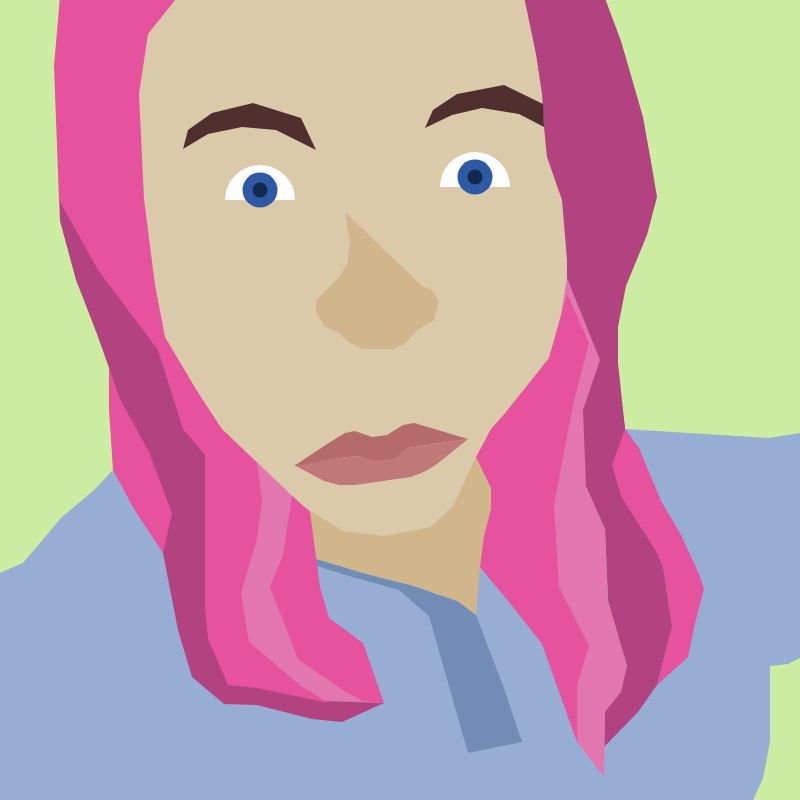
Frame 1 (no input)
Frame 60 (no input): identical to frame 1, image omitted
Frame 120 (the mouse pressed at the canvas centre since frame 60): identical to frame 1, image omitted

The p5.js sketch that drew this single still picture (run headless with seeded random() and noise() and a simulated clock; from frame 60 on, the mouse is pressed at the canvas centre):

// p5.js sketch
// ── sketch.js
// Marie Fabozzi
// IGME-609 Project 1
// Self-Portrait
// January 31, 2019

// declare global for setup and draw
var canvasSize;

function setup() {
//Create size of canvas
  canvasSize = 800;
  createCanvas(canvasSize, canvasSize);
  
}

function draw() {
  background(204,237,161); //green bg color
  
  //darker skintone neck
  noStroke();
  fill(209,182,139); //darker skintone
  beginShape();
  vertex(316,500);
  vertex(353,525);
  vertex(406,520);
  vertex(473,446);
  vertex(502,474);
  vertex(483,632);
  vertex(419,613);
  vertex(308,569);
  vertex(273,541);
  endShape(CLOSE);
  
    //light blue scrub
  noStroke();
  fill(152,173,211); //light blue scrub color
  beginShape();
  vertex(-17,580);
  vertex(23,563);
  vertex(61,518);
  vertex(94,490);
  vertex(113,470);
  vertex(140,391);
  vertex(166,473);
  vertex(283,541);
  vertex(316,559);
  vertex(358,572);
  vertex(410,585);
  vertex(457,601);
  vertex(476,615);
  vertex(480,567);
  vertex(619,489);
  vertex(625,429);
  vertex(769,438);
  vertex(807,432);
  vertex(851,632);
  vertex(788,664);
  vertex(770,666);
  vertex(770,742);
  vertex(763,778);
  vertex(751,805);
  vertex(766,815);
  vertex(-17,815);
  endShape(CLOSE);
 
  //left pink hair light tone
  fill(226,119,175); //pink hair light tone color
  beginShape();
  vertex(230,423);
  //skipped 3 points if it doesn't work
  vertex(313,507);
  vertex(294,527);
  vertex(283,555);
  vertex(279,587);
  vertex(285,617);  
  vertex(302,646);    
  vertex(324,666);    
  vertex(353,690);    
  vertex(384,703);
  vertex(325,701);
  vertex(292,681);
  vertex(243,676);
  vertex(205,606);
  vertex(199,517);
  endShape(CLOSE);  
  
//face
  noStroke();
  fill(219,202,170); //light skintone
  beginShape();
  vertex(140,-15);
  vertex(133,2);
  vertex(136,193);
  vertex(154,327);
  vertex(222,429);
  vertex(304,507);
  vertex(343,531);
  vertex(384,536);
  vertex(431,527);
  vertex(453,506);
  vertex(476,457);
  vertex(515,423);
  vertex(562,359);
  vertex(581,254);
  vertex(592,202);
  vertex(536,-10);
  vertex(140,-15);
  endShape(CLOSE);
  
  
  //darker blue scrub detail
  noStroke();
  fill(113,141,181); //dark blue scrub color
  beginShape();
  vertex(286,545);
  vertex(316,559);
  vertex(366,574);
  vertex(401,583);
  vertex(410,585);
  vertex(457,601);
  vertex(476,615);
  vertex(505,691);
  vertex(522,742);
  vertex(468,753);
  vertex(429,616);
  vertex(399,590);
  vertex(342,574);
  vertex(283,555);
  endShape(CLOSE);
  
  //left pink hair midtone LEFT CHUNK
  fill(230,82,157); //pink midtone color
  beginShape();
  vertex(109,368);
  vertex(140,391);
  vertex(214,566);
  vertex(163,553);
  vertex(134,509);
  vertex(113,470);
  vertex(109,410);  
  endShape(CLOSE);    
    
  //left pink hair dark tone
  fill(179,66,128); //pink dark color
  beginShape();
  vertex(59,195);
  vertex(110,267);
  vertex(197,391);
  vertex(230,448);  
  vertex(209,587);
  vertex(205,606); //
  vertex(243,676); //
  vertex(292,681); //
  vertex(325,701); //
  vertex(384,703); //
  vertex(342,722); //
  vertex(312,719); //
  vertex(257,705); //
  vertex(224,704); //
  vertex(192,677); //
  vertex(178,630); //
  vertex(163,553); //
  vertex(172,513);
  vertex(149,452);
  vertex(120,399);
  vertex(97,334);
  vertex(76,280);
  vertex(60,221);
  endShape(CLOSE);
  
  //left pink hair midtone RIGHT CHUNK
  fill(230,82,157);
  beginShape();
  vertex(292,496);
  vertex(310,512);
  vertex(320,587);
  vertex(329,618);
  vertex(363,643);
  vertex(384,703);
  vertex(363,701);
  vertex(344,691);
  vertex(298,659);
  vertex(270,587);
  vertex(283,555);
  endShape(CLOSE);
  
  //left pink hair midtone RIGHT CHUNK
  fill(230,82,157); //pink midtone color
  beginShape();
  vertex(61,-15);
  vertex(187,-15);
  vertex(148,34);
  vertex(139,94);
  vertex(144,199);
  vertex(155,285);
  vertex(165,337);  
  vertex(197,391);
  vertex(222,429);  
  vertex(257,463);  
  vertex(262,500);  
  vertex(257,539);
  vertex(241,592);  
  vertex(249,642);  
  vertex(302,687);  
  vertex(329,703);
  vertex(257,688);  
  vertex(228,685);
  vertex(208,639);  
  vertex(205,606);  
  vertex(205,566);  
  vertex(205,455);  
  vertex(183,429);  
  vertex(158,350);  
  vertex(98,270);  
  vertex(59,200);  
  vertex(54,66);  
  endShape(CLOSE);  

  
  //right pink hair midtone RIGHT CHUNK
  fill(230,82,157);
  beginShape();
  vertex(567,278);
  vertex(588,334);
  vertex(620,395);  
  vertex(625,429);
  vertex(639,448);
  vertex(661,501);
  vertex(680,533);
  vertex(699,574);
  vertex(704,589);
  vertex(695,623);
  vertex(688,657);  
  vertex(657,685);
  vertex(672,626);
  vertex(663,567);
  vertex(605,481);
  vertex(556,386);
  vertex(550,353);
  vertex(561,333);
  vertex(567,294);
  endShape(CLOSE);
  
  //right pink hair dark tone BOTTOM CHUNK
  fill(179,66,128); //pink dark color
  beginShape();
  vertex(618,363);
  vertex(625,429);
  vertex(612,465); 
  vertex(621,496);
  vertex(657,553);
  vertex(663,567);
  vertex(672,626);
  vertex(657,685);
  vertex(638,712);
  vertex(604,747);
  vertex(605,712);  
  vertex(627,666);
  vertex(608,601);
  vertex(605,529);
  vertex(586,487);
  vertex(541,410);
  vertex(528,386);
  vertex(538,375);
  vertex(550,360);
  vertex(556,343);
  endShape(CLOSE);
  
  //right pink hair dark tone TOP CHUNK
  fill(179,66,128); //pink dark color
  beginShape();
  vertex(523,-8);
  vertex(600,-15);
  vertex(621,41);  
  vertex(643,117);
  vertex(653,173);
  vertex(657,197);
  vertex(647,235);
  vertex(626,286);
  vertex(618,327);
  vertex(618,374);
  vertex(625,429);  
  vertex(572,350);
  vertex(567,294);
  vertex(567,260);
  vertex(562,200);
  vertex(547,157);
  vertex(544,127);
  vertex(542,94);
  vertex(536,54);
  endShape(CLOSE);
  
  //right pink hair light pink
  fill(226,119,175); //pink light color
  beginShape();
  vertex(567,278);
  vertex(600,360);
  vertex(583,410);  
  vertex(586,487);
  vertex(605,529);
  vertex(608,601);
  vertex(627,666);
  vertex(621,692);
  vertex(605,712);
  vertex(604,777);
  vertex(577,742);  
  vertex(572,715);
  vertex(577,670);
  vertex(567,626);
  vertex(550,581);
  vertex(547,528);
  vertex(545,496);
  vertex(559,449);
  vertex(572,370);
  vertex(554,343);
  vertex(560,320);
  endShape(CLOSE);
  
    //right pink hair midtone LEFT CHUNK
  fill(230,82,157); //midtone pink color
  beginShape();
  vertex(567,294);
  vertex(589,343);
  vertex(573,405);
  vertex(554,505);  
  vertex(559,587);
  vertex(589,646);
  vertex(577,685);
  vertex(577,742);
  vertex(559,692);
  vertex(542,644);
  vertex(513,607);
  vertex(480,567);  
  vertex(484,536);
  vertex(491,509);
  vertex(491,488);
  vertex(476,457);
  vertex(491,429);
  vertex(506,412);
  vertex(549,358);
  endShape(CLOSE);
  
  //mouth bottom lip
  fill(192,120,120); //bottom lip color
  beginShape();
  vertex(294,465);
  vertex(339,458);
  vertex(359,456);
  vertex(376,458);
  vertex(393,456);
  vertex(408,448);
  vertex(468,439);
  vertex(437,464);
  vertex(426,471);
  vertex(411,477);
  vertex(355,485);
  vertex(339,485);
  vertex(324,481);
  endShape();
  
  //mouth top lip
  fill(181,107,107); //top lip color
  beginShape();
  vertex(294,466);
  vertex(327,444);
  vertex(345,433);
  vertex(355,431);
  vertex(372,437);
  vertex(387,435);
  vertex(403,425);
  vertex(414,423);
  vertex(468,439);
  vertex(440,443);
  vertex(420,446);
  vertex(408,448);
  vertex(394,458);
  vertex(376,461);
  vertex(359,456);
  vertex(339,458);
  endShape();
  
  //nose
  fill(209,182,139);
  beginShape();
  vertex(345,212);
  vertex(350,242);
  vertex(347,265);
  vertex(338,278);
  vertex(316,301);
  vertex(316,312);
  vertex(325,327);
  vertex(338,332);  
  vertex(350,343);
  vertex(363,349);
  vertex(393,349);
  vertex(406,343);
  vertex(416,331);
  vertex(434,320);
  vertex(439,302);
  vertex(432,290);
  vertex(422,286);
  endShape(CLOSE);
  
  // left eyebrow
  fill(79,48,47);
  beginShape();
  vertex(183,149);
  vertex(188,130);
  vertex(212,113);
  vertex(253,103);
  vertex(301,118);
  vertex(316,150);
  vertex(276,130);
  vertex(242,127);
  vertex(208,134);
  endShape(CLOSE);
    
   // right eyebrow
  fill(79,48,47);
  beginShape();
  vertex(425,128);
  vertex(433,110);
  vertex(457,94);
  vertex(504,85);
  vertex(543,104);
  vertex(544,127);
  vertex(519,114);
  vertex(482,108);
  vertex(452,115);
  endShape(CLOSE);
    
  // left eye
  fill(255); //white
  arc(260,200,70,70,3.14,0);
  
  //beginShape();
  //vertex(214,189);
  //vertex(231,178);
  //vertex(246,171);
  //vertex(265,171);
  //vertex(283,177);
  //vertex(298,187);
  //vertex(309,193);
  //vertex(290,199);
  //vertex(272,206);
  //vertex(256,207);
  //vertex(236,199);
  //endShape(CLOSE);
  
  // right eye
  fill(255); //white
  arc(475,187,70,70,3.14,0);
  
 // beginShape();
 // vertex(429,186);
 // vertex(456,191);
 // vertex(473,194);
 // vertex(488,191);
 // vertex(506,182);
 // vertex(522,170);
 // vertex(505,160);
 // vertex(490,156);
 // vertex(473,158);
 // vertex(460,164);
 // vertex(444,175);
 // endShape(CLOSE); 
    
  // right light blue circle of eye   
  fill(46,89,165);   //light blue eye
  ellipse(475,177,35);
  
  // left light blue circle of eye
  fill(46,89,165);
  ellipse(260,190,35);
  
  // right eye dark blue
  fill(20,41,78);
  ellipse(475,177,15);
  
  // left eye dark blue
  fill(20,41,78);
  ellipse(260,190,15); 
    
    
}
